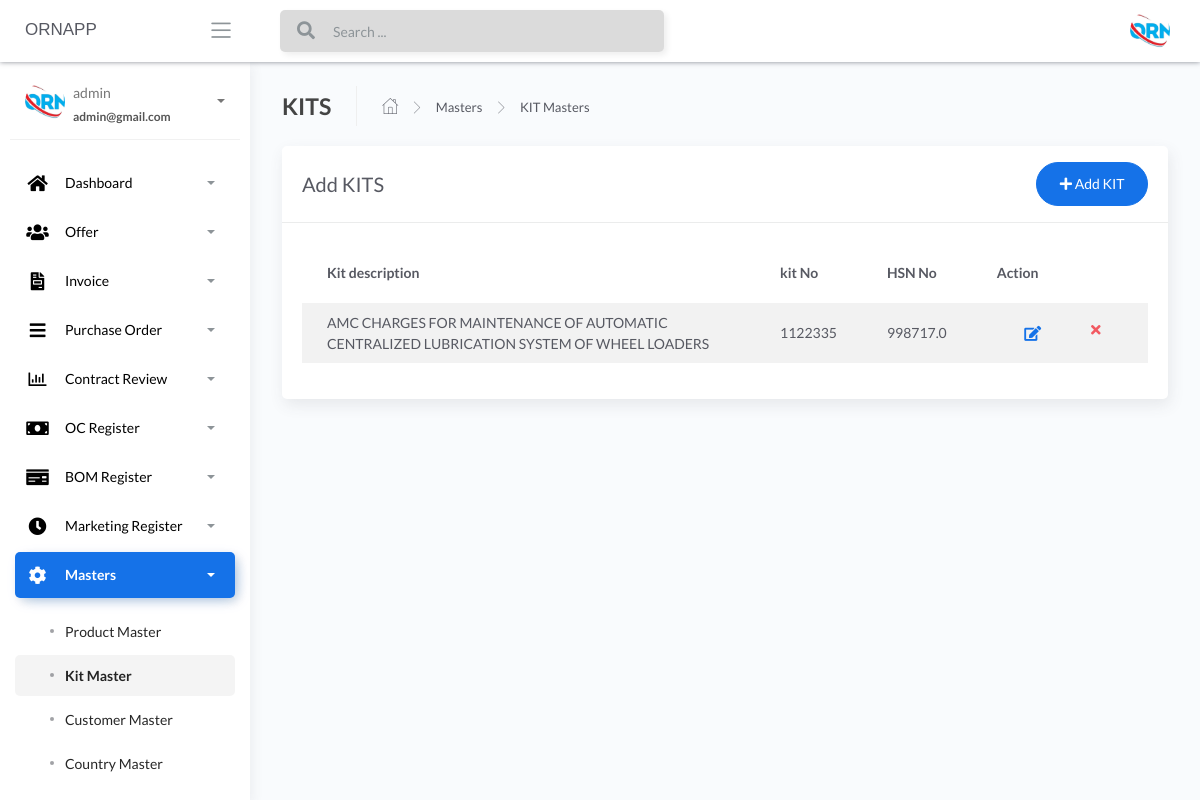
Before: /Kit-masters (signed in) with the older database file.
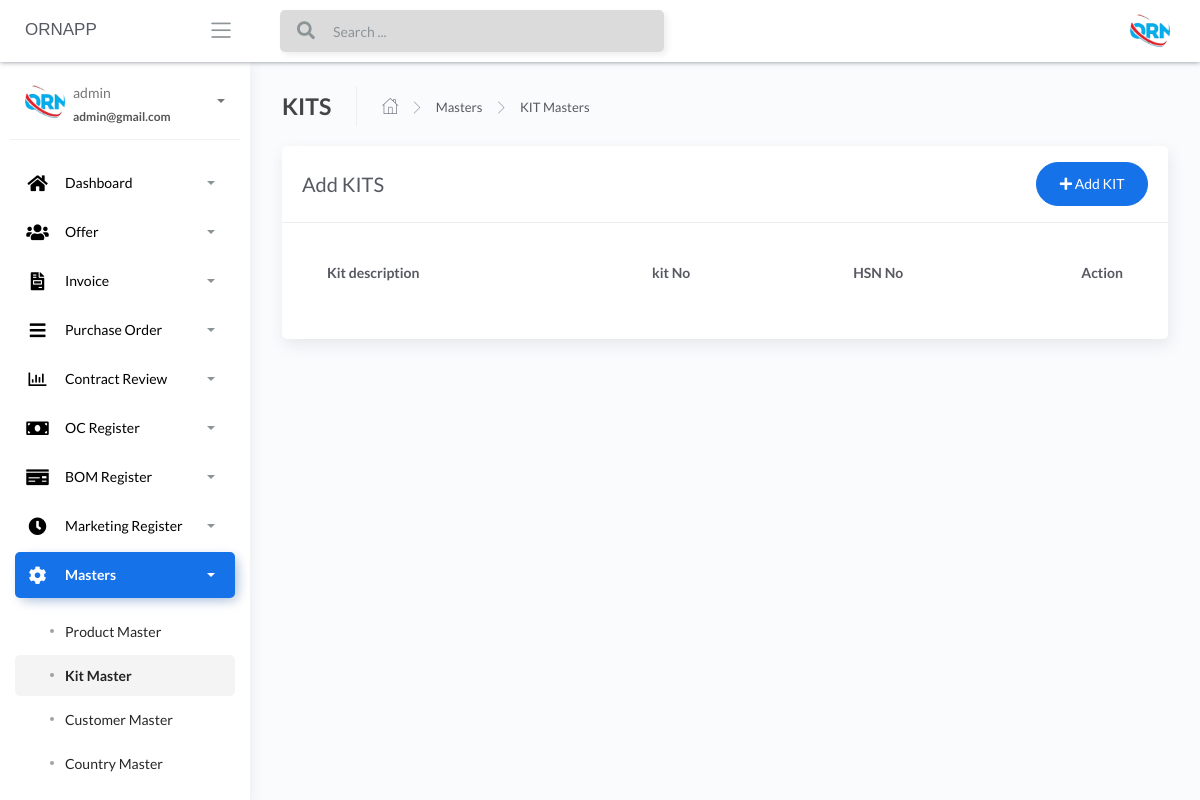
After: the same page with the newer database file.
### apps/home/models.py (models this page shows, shortened)
class KitMaster(db.Model):
    __tablename__ = "kitmaster"
    id = db.Column(db.Integer, primary_key=True)
    kit_description = db.Column(db.String())
    kit_no = db.Column(db.INT())
    hsn_code = db.Column(db.Float())
    lubricant_points = db.Column(db.INT())
    kit_products = db.Column(db.String())

### apps/home/routes.py (the view)
@blueprint.route('/Kit-masters')
@login_required
def kit_masters():
    if request.method == 'GET':
        users = KitMaster.query.all()
        return render_template('home/Kit-masters.html', users=users, segment='Kit-masters')

### apps/__init__.py (called while the page is built)
def configure_database(app):
    @app.before_first_request
    def initialize_database():
        db.create_all()
    @app.teardown_request
    def shutdown_session(exception=None):
        db.session.remove()

### apps/authentication/models.py (called while the page is built)
@login_manager.user_loader
def user_loader(id):
    return Users.query.filter_by(id=id).first()

### apps/templates/home/Kit-masters.html (shortened to what this page needs)
{% extends "layouts/base.html" %}
{% block content %}
	<div class="content">
		<div class="page-inner">
			<div class="page-header">
				<h4 class="page-title">KITS</h4>
				<ul class="breadcrumbs">
					<li class="nav-home">
						<a href="#">
							<i class="flaticon-home"></i>
						</a>
					</li>
					<li class="separator">
						<i class="flaticon-right-arrow"></i>
					</li>
					<li class="nav-item">
						<a href="#">Masters</a>
					</li>
					<li class="separator">
						<i class="flaticon-right-arrow"></i>
					</li>
					<li class="nav-item">
						<a href="#">KIT Masters</a>
					</li>
				</ul>
			</div>
			<div class="row">
				<div class="col-md-12">
					<div class="card">
						<div class="card-header">
							<div class="d-flex align-items-center">
								<h4 class="card-title">Add KITS</h4>
							<a href="/add-kits" class="ml-auto">
								<button class="btn btn-primary btn-round ml-auto" data-toggle="modal"
									data-target="#addRowModal">
									<i class="fa fa-plus"></i>
									Add KIT
								</button>
							</a>
							</div>
						</div>
						<div class="card-body">
							<div class="table-responsive">
								<table id="add-row" class="display table table-striped table-hover" >
									<thead>
										<tr>
											<th>Kit description</th>
											<th>kit No</th>
											<th>HSN No</th>
											<th style="width: 10%">Action</th>
										</tr>
									</thead>
									<tbody>
										{% for user in users %}
											<tr
											{% if loop.index %2==0 %}
											{% else %}
											{% endif %}
											>
											<td>{{user.kit_description}}</td>
											<td>{{user.kit_no}}</td>
											<td>{{user.hsn_code}}</td>
											<td>
											<div class="form-button-action">
											<span style="font-size: 24px;color:green;">
											<a href="/{{user.id}}/editkit" type="button" data-toggle="tooltip" title="" class="btn btn-link btn-primary btn-lg" data-original-title="Edit Task"> <i class="fas fa-edit" ></i></a>
											</span>
											<span style="font-size: 24px;color:red;">
											<a href="/{{user.id}}/deletekit" type="button" data-toggle="tooltip" title="" class="btn btn-link btn-danger" data-original-title="Remove"> <i class="fas fa-times"></i></a>
											</span>
											</div>
											</td>
										</tr>
									{% endfor %}
									</tbody>
								</table>
							</div>
						</div>
					</div>
				</div>
			</div>
		</div>
	</div>
{% endblock content %}

Changed rows visible on the page:
removed KitMaster: kit_description "AMC CHARGES FOR MAINTENANCE OF AUTOMATIC CENTRALIZED LUBRICATION SYSTEM OF WHEEL LOADERS", kit_no "1122335", hsn_code "998717.0"
